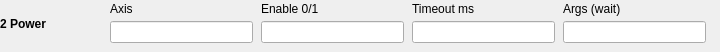
  <widget class="caFrame" name="editActionFrame2">
   <property name="geometry"><rect><x>180</x><y>578</y><width>720</width><height>52</height></rect></property>
   <property name="visibility"><enum>caFrame::Calc</enum></property>
   <property name="visibilityCalc"><string notr="true">A==2</string></property>
   <property name="channel" stdset="0"><string notr="true">$(SEQ_PFX)Edit-Action</string></property>
   <widget class="caLabel" name="editActionName2">
    <property name="geometry"><rect><x>0</x><y>2</y><width>105</width><height>43</height></rect></property>
    <property name="font"><font><bold>true</bold></font></property>
    <property name="wordWrap"><bool>true</bool></property>
    <property name="text"><string>2 Power</string></property>
   </widget>
   <widget class="caLabel" name="editAxisLabelA2_0"><property name="geometry"><rect><x>110</x><y>0</y><width>143</width><height>18</height></rect></property><property name="text"><string>Axis</string></property></widget>
   <widget class="caTextEntry" name="editAxisA2_0"><property name="geometry"><rect><x>110</x><y>21</y><width>143</width><height>22</height></rect></property><property name="channel" stdset="0"><string notr="true">$(SEQ_PFX)Edit-Axis</string></property></widget>
   <widget class="caLabel" name="editPositionLabelA2_1"><property name="geometry"><rect><x>261</x><y>0</y><width>143</width><height>18</height></rect></property><property name="text"><string>Enable 0/1</string></property></widget>
   <widget class="caTextEntry" name="editPositionA2_1"><property name="geometry"><rect><x>261</x><y>21</y><width>143</width><height>22</height></rect></property><property name="channel" stdset="0"><string notr="true">$(SEQ_PFX)Edit-Position</string></property></widget>
   <widget class="caLabel" name="editTimeoutMsLabelA2_2"><property name="geometry"><rect><x>412</x><y>0</y><width>143</width><height>18</height></rect></property><property name="text"><string>Timeout ms</string></property></widget>
   <widget class="caTextEntry" name="editTimeoutMsA2_2"><property name="geometry"><rect><x>412</x><y>21</y><width>143</width><height>22</height></rect></property><property name="channel" stdset="0"><string notr="true">$(SEQ_PFX)Edit-TimeoutMs</string></property></widget>
   <widget class="caLabel" name="editArgsLabelA2_3"><property name="geometry"><rect><x>563</x><y>0</y><width>143</width><height>18</height></rect></property><property name="text"><string>Args (wait)</string></property></widget>
   <widget class="caTextEntry" name="editArgsA2_3"><property name="geometry"><rect><x>563</x><y>21</y><width>143</width><height>22</height></rect></property><property name="channel" stdset="0"><string notr="true">$(SEQ_PFX)Edit-Args</string></property><property name="formatType"><enum>caLineEdit::string</enum></property></widget>
  </widget>
